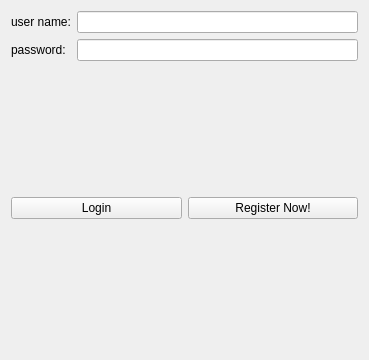
<?xml version="1.0" encoding="UTF-8"?>
<ui version="4.0">
 <class>LoginWidget</class>
 <widget class="QWidget" name="LoginWidget">
  <property name="geometry">
   <rect>
    <x>0</x>
    <y>0</y>
    <width>369</width>
    <height>360</height>
   </rect>
  </property>
  <property name="windowTitle">
   <string>Form</string>
  </property>
  <layout class="QVBoxLayout" name="verticalLayout" stretch="3,0,0,0">
   <item>
    <layout class="QGridLayout" name="gridLayout" rowstretch="0,0,0,0" columnstretch="1,6">
     <item row="3" column="1">
      <widget class="QLineEdit" name="lineEdit_password"/>
     </item>
     <item row="0" column="0">
      <widget class="QLabel" name="label_userName">
       <property name="text">
        <string>&lt;html&gt;&lt;head/&gt;&lt;body&gt;&lt;p&gt;user name:&lt;/p&gt;&lt;/body&gt;&lt;/html&gt;</string>
       </property>
      </widget>
     </item>
     <item row="3" column="0">
      <widget class="QLabel" name="label_password">
       <property name="text">
        <string>&lt;html&gt;&lt;head/&gt;&lt;body&gt;&lt;p&gt;password:&lt;/p&gt;&lt;/body&gt;&lt;/html&gt;</string>
       </property>
      </widget>
     </item>
     <item row="0" column="1">
      <widget class="QLineEdit" name="lineEdit_userName"/>
     </item>
    </layout>
   </item>
   <item>
    <spacer name="verticalSpacer_2">
     <property name="orientation">
      <enum>Qt::Vertical</enum>
     </property>
     <property name="sizeHint" stdset="0">
      <size>
       <width>20</width>
       <height>40</height>
      </size>
     </property>
    </spacer>
   </item>
   <item>
    <layout class="QHBoxLayout" name="horizontalLayout">
     <item>
      <widget class="QPushButton" name="pushButton_login">
       <property name="text">
        <string>Login</string>
       </property>
      </widget>
     </item>
     <item>
      <widget class="QPushButton" name="registerButton">
       <property name="text">
        <string>Register Now!</string>
       </property>
      </widget>
     </item>
    </layout>
   </item>
   <item>
    <spacer name="verticalSpacer">
     <property name="orientation">
      <enum>Qt::Vertical</enum>
     </property>
     <property name="sizeHint" stdset="0">
      <size>
       <width>20</width>
       <height>40</height>
      </size>
     </property>
    </spacer>
   </item>
  </layout>
 </widget>
 <resources/>
 <connections/>
</ui>
